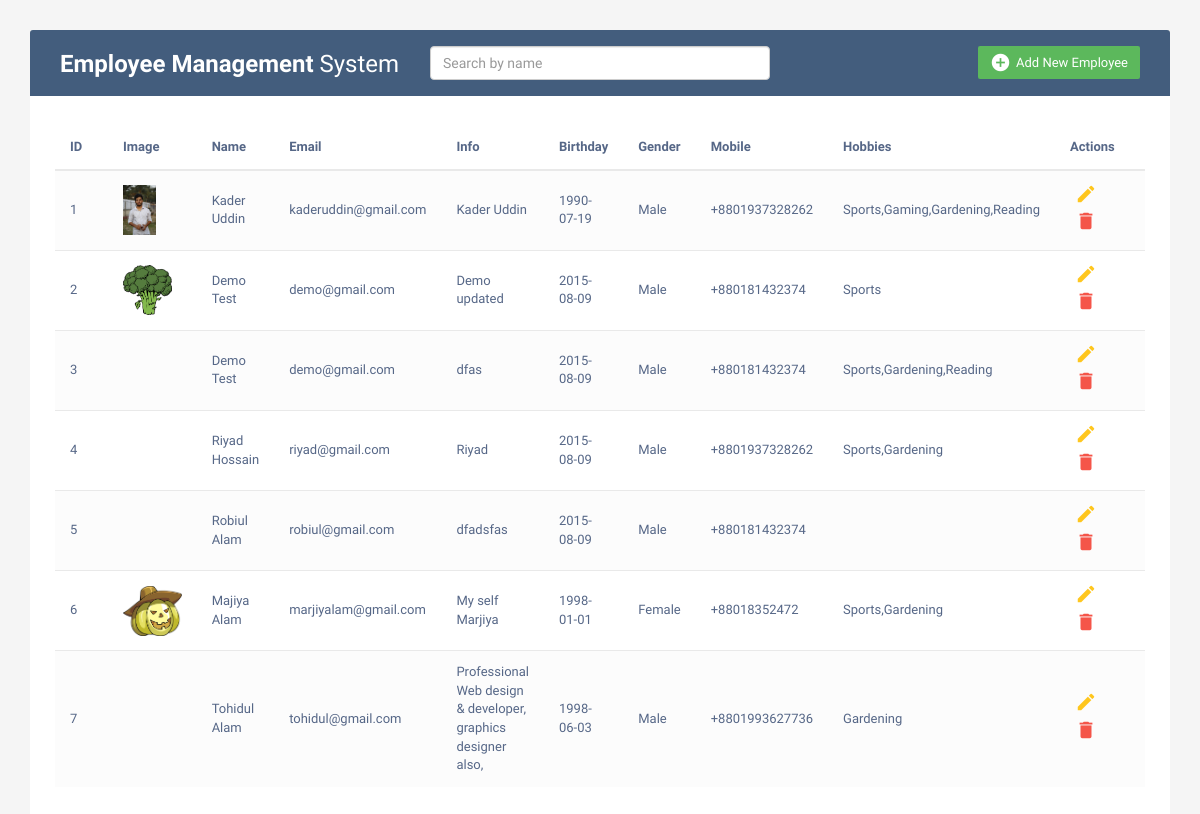
The page / on the database its author committed.
### tables this page shows
CREATE TABLE `employee` (
  `id` bigint(100) NOT NULL,
  `name` text NOT NULL,
  `email` varchar(100) NOT NULL,
  `info` varchar(255) NOT NULL,
  `date_of_birth` date NOT NULL,
  `gender` text NOT NULL,
  `mobile_number` varchar(15) NOT NULL,
  `profile_image` varchar(255) DEFAULT NULL,
  `hobbies` varchar(255) DEFAULT NULL
);

### database/database.php (called while the page is built, shortened)
<?php
class database{
    protected function connect(){
        $this->host= 'localhost';
        $this->dbusername= 'risantushar';
        $this->dbpassword= 'risantushar#*';
        $this->dbname= 'db_employee_management';
        $con=new mysqli($this->host,$this->dbusername,$this->dbpassword,$this->dbname);
        return $con;
    }
}
class query extends database{
    public function getData($table,$field='*',$condition_arr='',$order_by_field='',$order_by_type='desc',$limit=''){
		$sql="select $field from $table ";
		if($order_by_field!=''){
			$sql.=" order by $order_by_field $order_by_type ";
		}
		$result=$this->connect()->query($sql);
		if($result->num_rows>0){
			$arr=array();
			while($row=$result->fetch_assoc()){
				$arr[]=$row;
			}
			return $arr;
		}else{
			return 0;
		}
	}
}
?>

### index.php (the view, shortened to what this page needs)
<?php
include('database/database.php');
$obj = new query();
$result=$obj->getData('employee','*','','id','desc');
?>
<!DOCTYPE html>
<html lang="en">
<head>
<link rel="stylesheet" href="https://maxcdn.bootstrapcdn.com/font-awesome/4.7.0/css/font-awesome.min.css">
<link rel="stylesheet" href="https://maxcdn.bootstrapcdn.com/bootstrap/3.3.7/css/bootstrap.min.css">
<link rel="stylesheet" href="css/style.css">
</head>
<body>
    <div class="container">
		<div class="table-responsive">
			<div class="table-wrapper">
				<div class="table-title">
					<div class="row">
						<div class="col-xs-4">
							<h2><b>Employee Management</b> System</h2>
						</div>
						<form action="" method="post">
							<div class="col-xs-4">
								<input style="float:right" type="text" id="search" class="form-control" placeholder="Search by name" onkeyup="searchFunction()">
							</div>
						</form>
						<div class="col-xs-4">
							<a href="add.php" class="btn btn-success"><i class="material-icons">&#xE147;</i> <span>Add New Employee</span></a>
						</div>
					</div>
				</div>
				<table class="table table-striped table-hover table-responsive" id="employee_table">
					<thead>
						<tr>
							<th>ID</th>
							<th>Image</th>
							<th>Name</th>
							<th>Email</th>
							<th>Info</th>
							<th>Birthday</th>
							<th>Gender</th>
							<th>Mobile</th>
							<th>Hobbies</th>
							<th>Actions</th>
						</tr>
					</thead>
					<tbody>
					<?php
				if(isset($result['0'])){
				$id=1;
				foreach($result as $list){
				?>
                  <tr>
							<td><?php echo $id;?></td>
							<td><img style="height:50px;width:auto" src="<?php echo $list['profile_image']?>" alt=""></td>
							<td><?php echo $list['name']?></td>
							<td><?php echo $list['email']?></td>
							<td><?php echo $list['info']?></td>
							<td><?php echo $list['date_of_birth']?></td>
							<td><?php echo $list['gender']?></td>
							<td><?php echo $list['mobile_number']?></td>
							<td><?php echo $list['hobbies']?></td>
							<td>
								<a href="edit.php?id=<?php echo $list['id']?>" class="edit" data-toggle="modal"><i class="material-icons" data-toggle="tooltip" title="Edit">&#xE254;</i></a>
								<a href="?type=delete&id=<?php echo $list['id']?>" class="delete" data-toggle="modal"><i class="material-icons" data-toggle="tooltip" title="Delete">&#xE872;</i></a>
							</td>
						</tr>
				  <?php
				  $id++;
				  } } else {?>
                  <tr>
                     <td colspan="8" align="center">No Records Found!</td>
                  </tr>
				  <?php } ?>
					</tbody>
				</table>
			</div>
		</div>
    </div>
</body>
</html>

### css/style.css (style rules this page uses)
body { color: #566787; background: #f5f5f5; font-family: 'Varela Round', sans-serif; font-size: 13px; }
.table-responsive { margin: 30px 0; }
.table-wrapper { min-width: 1000px; background: #fff; padding: 20px 25px; border-radius: 3px; box-shadow: 0 1px 1px rgba(0,0,0,.05); }
.table-title { padding-bottom: 15px; background: #435d7d; color: #fff; padding: 16px 30px; margin: -20px -25px 10px; border-radius: 3px 3px 0 0; }
.table-title h2 { margin: 5px 0 0; font-size: 24px; }
.table-title .btn { color: #fff; float: right; font-size: 13px; border: none; min-width: 50px; border-radius: 2px; border: none; outline: none !important; margin-left: 10px; }
.table-title .btn i { float: left; font-size: 21px; margin-right: 5px; }
.table-title .btn span { float: left; margin-top: 2px; }
table.table tr th, table.table tr td { border-color: #e9e9e9; padding: 12px 15px; vertical-align: middle; }
table.table tr th:first-child { width: 60px; }
table.table tr th:last-child { width: 100px; }
table.table-striped tbody tr:nth-of-type(odd) { background-color: #fcfcfc; }
table.table td:last-child i { opacity: 0.9; font-size: 22px; margin: 0 5px; }
table.table td a { font-weight: bold; color: #566787; display: inline-block; text-decoration: none; outline: none !important; }
table.table td a.edit { color: #FFC107; }
table.table td a.delete { color: #F44336; }
table.table td i { font-size: 19px; }

### rows shown on the page
employee: profile_image (picture), name "Kader Uddin", email "kaderuddin@gmail.com", info "Kader Uddin", date_of_birth "1990-07-19", gender "Male", mobile_number "+8801937328262", hobbies "Sports,Gaming,Gardening,Reading"
employee: profile_image (picture), name "Demo Test", email "demo@gmail.com", info "Demo updated", date_of_birth "2015-08-09", gender "Male", mobile_number "+880181432374", hobbies "Sports"
employee: name "Demo Test", email "demo@gmail.com", info "dfas", date_of_birth "2015-08-09", gender "Male", mobile_number "+880181432374", hobbies "Sports,Gardening,Reading"
employee: name "Riyad Hossain", email "riyad@gmail.com", info "Riyad", date_of_birth "2015-08-09", gender "Male", mobile_number "+8801937328262", hobbies "Sports,Gardening"
employee: name "Robiul Alam", email "robiul@gmail.com", info "dfadsfas", date_of_birth "2015-08-09", gender "Male", mobile_number "+880181432374"
employee: profile_image (picture), name "Majiya Alam", email "marjiyalam@gmail.com", info "My self Marjiya", date_of_birth "1998-01-01", gender "Female", mobile_number "+88018352472", hobbies "Sports,Gardening"
employee: name "Tohidul Alam", email "tohidul@gmail.com", info "Professional Web design & developer, graphics designer also,", date_of_birth "1998-06-03", gender "Male", mobile_number "+8801993627736", hobbies "Gardening"
